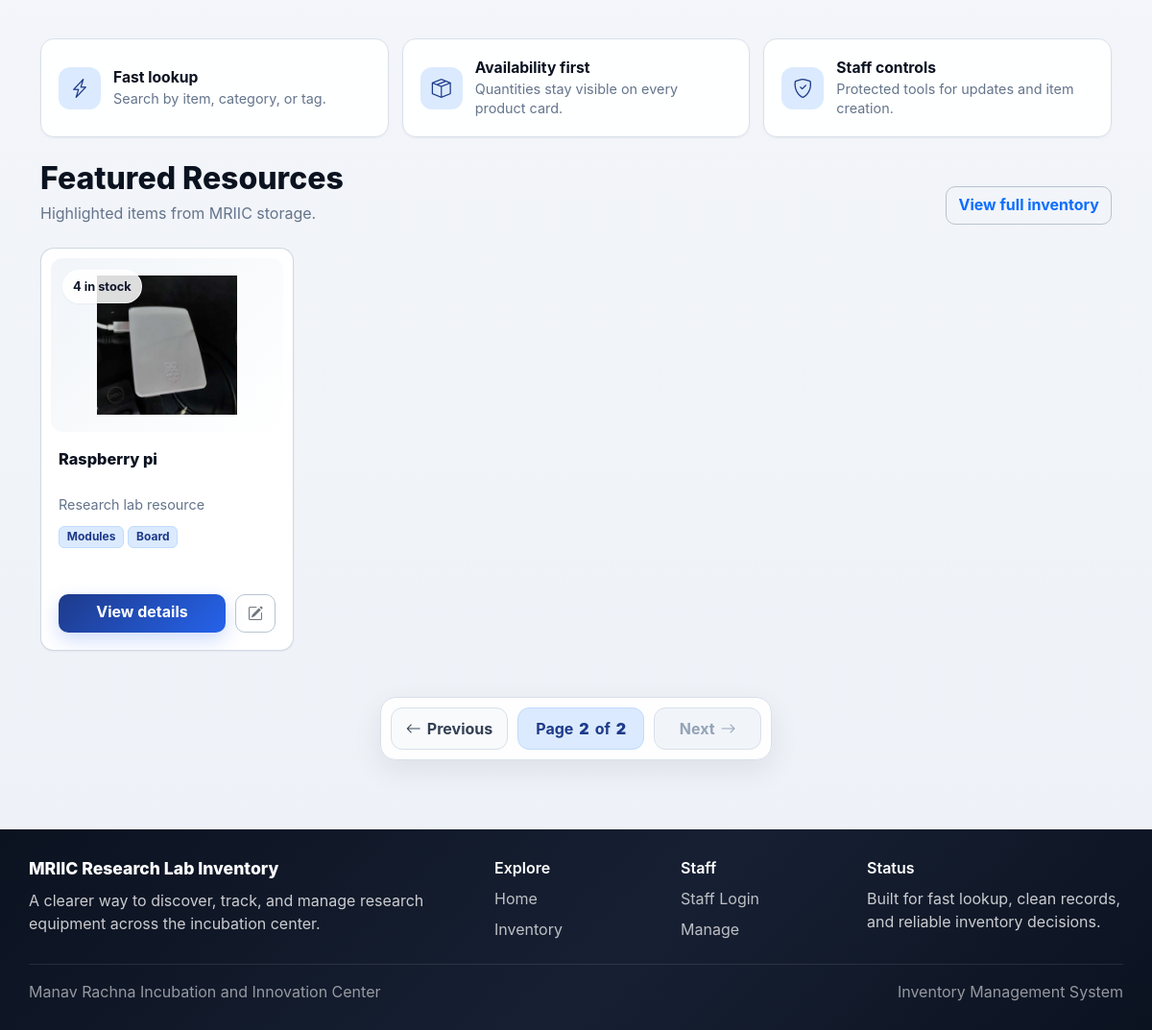
The app's page /?page=2 (signed in, lower part), older data.
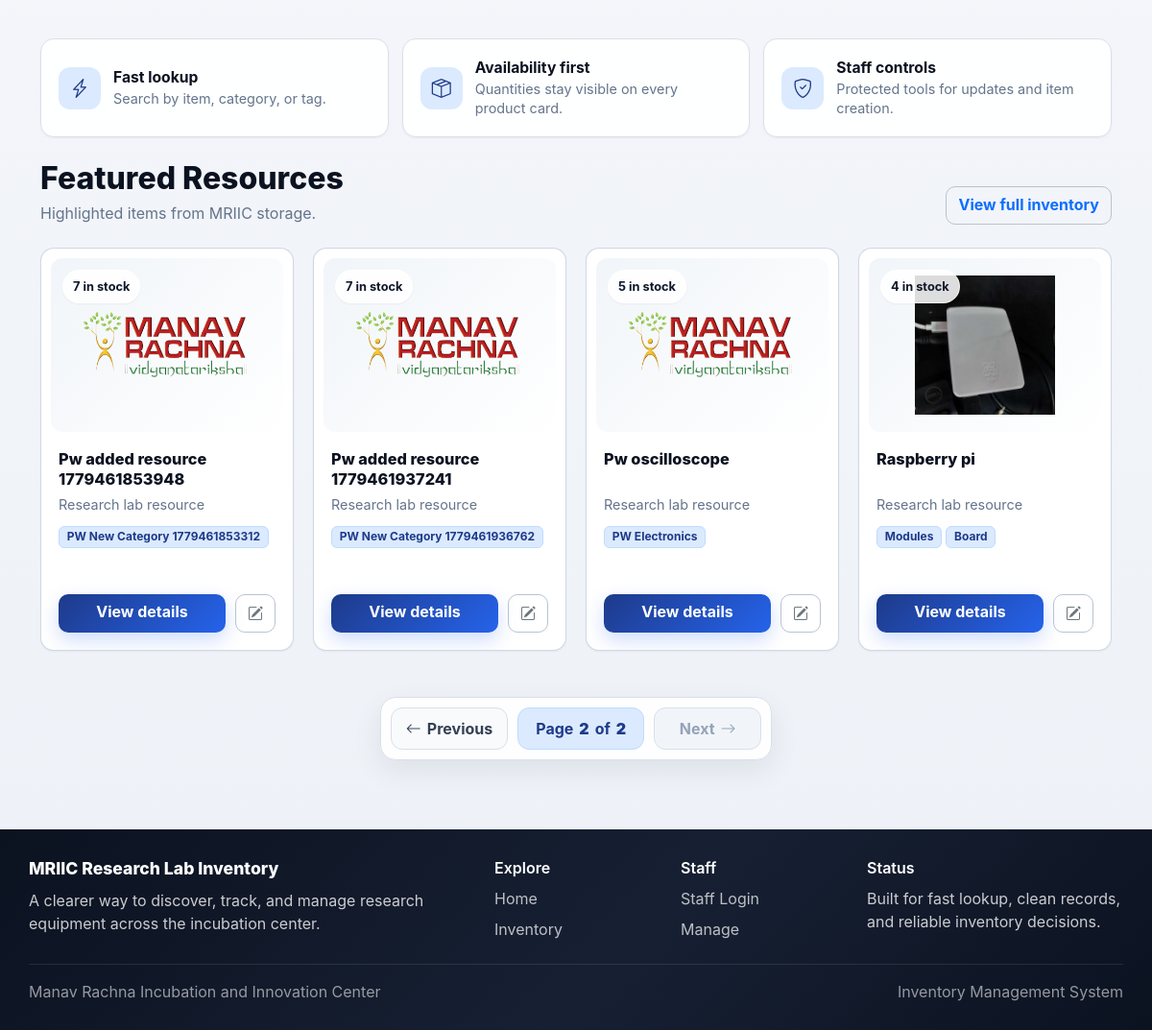
The same page, newer data.
### mriic/models.py (models this page shows, shortened)
class Item(models.Model):
    name = NameField(max_length=50, unique=True)
    category = models.ManyToManyField(Category)
    item_img = models.ImageField(upload_to='images/')
    item_qty = models.PositiveIntegerField(default=0)
    featured = models.BooleanField(default=False)
    item_desc = models.TextField(max_length=750, blank=True, null=True)
    tags = TaggableManager(blank=True)

class Category(models.Model):
    name = models.CharField(max_length=50, unique=True)

### mriic/views.py (the view)
# urls.py: 2. Add a URL to urlpatterns:  path('', views.home, name='home')
def home(request):
    featured_items = Item.objects.filter(featured=True).prefetch_related('category').order_by('name')
    return render(
        request,
        'mriic/index.html',
        {'page_obj': paginate_items(request, featured_items, 8), 'page_query': pagination_query(request)},
    )

### mriic/views.py (called while the page is built)
def paginate_items(request, queryset, per_page=12):
    paginator = Paginator(queryset, per_page)
    return paginator.get_page(request.GET.get('page'))

def pagination_query(request):
    query = request.GET.copy()
    query.pop('page', None)
    encoded = query.urlencode()
    return f'{encoded}&' if encoded else ''

### mriic/templates/mriic/index.html (shortened to what this page needs)
{% extends "mriic/base.html" %}
{% block content %}
  <div class="container">
    <section class="info-band mb-4" aria-label="Inventory highlights">
      <div class="info-item">
        <i class="bi bi-lightning-charge"></i>
        <div><strong>Fast lookup</strong><span>Search by item, category, or tag.</span></div>
      </div>
      <div class="info-item">
        <i class="bi bi-box-seam"></i>
        <div><strong>Availability first</strong><span>Quantities stay visible on every product card.</span></div>
      </div>
      <div class="info-item">
        <i class="bi bi-shield-check"></i>
        <div><strong>Staff controls</strong><span>Protected tools for updates and item creation.</span></div>
      </div>
    </section>
    <div class="section-heading">
      <div>
        <h2 class="section-title mb-1">Featured Resources</h2>
        <p class="muted mb-0">Highlighted items from MRIIC storage.</p>
      </div>
      <a class="btn btn-outline-primary" href="{% url 'filter_item' %}">View full inventory</a>
    </div>
    {% include "mriic/product_grid.html" %}
  </div>
{% endblock %}

### mriic/templates/mriic/product_grid.html (shortened to what this page needs)
{% load static %}
<div class="row row-cols-1 row-cols-sm-2 row-cols-lg-3 row-cols-xl-4 product-grid">
  {% for x in page_obj %}
    <div class="col">
      <article class="card product-card">
        <div class="product-media">
          <img class="product-image" src="{{ x.item_img.url }}" alt="{{ x.name }}" onerror="this.onerror=null; this.src='{% static 'mriic/logo2.png' %}';">
          <span class="quantity-badge">{{ x.item_qty }} in stock</span>
        </div>
        <div class="card-body">
          <div>
            <h2 class="product-title mb-1">{{ x.name }}</h2>
            <p class="product-meta mb-0">Research lab resource</p>
          </div>
          <div class="d-flex flex-wrap gap-1">
            {% for category in x.category.all %}
              <span class="badge badge-soft">{{ category.name }}</span>
            {% empty %}
              <span class="badge text-bg-light">Uncategorized</span>
            {% endfor %}
          </div>
          <div class="product-actions">
            <a class="btn btn-primary flex-fill" href="{% url 'itemDesc' x.id %}">
              View details
            </a>
            {% if user.is_staff %}
              <a class="btn btn-outline-secondary icon-btn" href="{% url 'item_edit' x.id %}" aria-label="Edit {{ x.name }}">
                <i class="bi bi-pencil-square"></i>
              </a>
            {% endif %}
          </div>
        </div>
      </article>
    </div>
  {% endfor %}
</div>
{% if page_obj.has_other_pages %}
  <nav class="mt-5 pagination-wrap" aria-label="Product pages">
    <div class="pagination-shell">
      {% if page_obj.has_previous %}
        <a class="page-control" href="?{{ page_query }}page={{ page_obj.previous_page_number }}" aria-label="Previous page">
          <i class="bi bi-arrow-left"></i>
          <span>Previous</span>
        </a>
      {% else %}
        <span class="page-control is-disabled">
          <i class="bi bi-arrow-left"></i>
          <span>Previous</span>
        </span>
      {% endif %}
      <span class="page-status" aria-current="page">
        Page <strong>{{ page_obj.number }}</strong> of <strong>{{ page_obj.paginator.num_pages }}</strong>
      </span>
      {% if page_obj.has_next %}
        <a class="page-control" href="?{{ page_query }}page={{ page_obj.next_page_number }}" aria-label="Next page">
          <span>Next</span>
          <i class="bi bi-arrow-right"></i>
        </a>
      {% else %}
        <span class="page-control is-disabled">
          <span>Next</span>
          <i class="bi bi-arrow-right"></i>
        </span>
      {% endif %}
    </div>
  </nav>
{% endif %}

Row changes from the older to the newer data that the page shows:
added Item: item_img (picture), item_qty "7", name "Pw added resource 1779461853948"
added Category: name "PW New Category 1779461853312", shown under "7"
added Item: item_img (picture), item_qty "7", name "Pw added resource 1779461937241"
added Category: name "PW New Category 1779461936762", shown under "7"
added Item: item_img (picture), item_qty "5", name "Pw oscilloscope"
added Category: name "PW Electronics", shown under "5"
